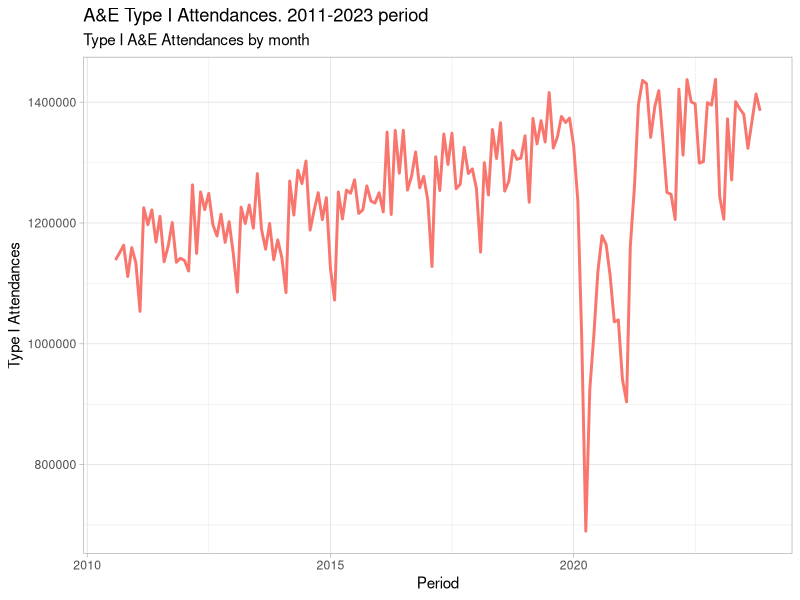

The R source for this figure: (Note: this script raises an error after producing the figure.)
# code_pre_targets.R

# code pre targets - Analysis to be run before incorporating it to TARGETS ##
# Create a pipeline to run several Univariate models  # 
# ARIMA, TBATS #

# Initial analysis used to generate a report that we will turn into a pipeline.
# This first file is the entire analysis into a single script
# we will turn it into functions to be used within {targets} library

# It is considered good practise to test the entire report script before building the pipeline,
# to check the input and outputs work as expected

library(tidyverse)
library(here)

# 1. Read data
# we use read_csv() function from {readr} package included in {tidyverse}
# read_csv() creates a tibble

here_i_am <- here::here()
here_i_am

list.files (pattern = "csv$")

# [1] "Type_I_AE_Attendances_AUG2010_NOV2023.csv"
data <- read_csv(here("Type_I_AE_Attendances_AUG2010_NOV2023.csv"),col_names = TRUE)
data

data(head)

data_build <- data %>% 
  select(Date = Period,
         Att = `Type 1 Departments - Major A&E`) %>% 
  mutate(
    Year = substring(Date,4,6),
    Month = substring(Date,1,2),
    Day = 01,
    Yearf = paste0(20,Year),
    date = paste0(Day,"/",Month,"/",Yearf))

data_build

# 2. Transform date into a date variable
data_formatted <- data_build %>% 
  select(date,Att) %>% 
  ### format = "%d/%m/%Y")
  mutate(Date = as.Date(date, format = "%d/%m/%Y")) %>% 
  select(Date,Att)
data_formatted

#  3. Account for missing values
data_nomiss <- data_formatted %>%   
  # This line below displays weekdays as character Mon,Tue, Wed..
  mutate(weekday = wday(Date, week_start=1, label =TRUE)) %>% 
  mutate(Att_TypeI = ifelse(is.na(Att),
                            lag(Att,n=7),Att)) %>% 
  filter(!is.na(Att_TypeI))

data_nomiss

# 4. Plot data
Line_chart <- data_nomiss %>% 
  select(Date, Att_TypeI) %>% 
  ggplot(aes(x = Date, y = Att_TypeI, colour = "darkorange1")) +
  geom_line(linewidth = 1, linetype=1, show.legend = FALSE) +
  labs(title = "A&E Type I Attendances. 2011-2023 period",
       subtitle = "Type I A&E Attendances by month",
       x = "Period", y = "Type I Attendances" ) +
  theme_light()
Line_chart

# 5. Turn data into TS object

# 5.1 Implement a ARIMA model 
# https://spureconomics.com/arima-and-sarima-in-rstudio/

AE_type2_ts_prep <- data_nomiss %>% 
                    select(Date, Att_TypeI) %>%
                    mutate(Min_date = min(Date), Max_date = max(Date))
AE_type2_ts_prep

tail(data_nomiss)

AE_type2_ts_date_v <- AE_type2_ts_prep[,1]
AE_type2_ts <- AE_type2_ts_prep[,2]


# In our example or data is monthly so we will adjust frequency to 12
# Start will be "2010-08-01" Aug 2010 (2010,8)
# End will be "2023-11-01" Nov 2023 (2023,11)

AE_type2_to_ts <- data_nomiss %>% 
                  select(Date, Att_TypeI) %>%
                  mutate(Min_date = min(Date), Max_date = max(Date)) %>% 
                  select(Att_TypeI)
AE_type2_to_ts

library(stats)

AE_type2_ts <- ts(AE_type2_to_ts[,1], start = c(2010, 8), end = c(2023, 11), frequency = 12)
AE_type2_ts

# 6. Create an ARIMA model and forecast next 6 months

library(forecast)
arima_model <- auto.arima(AE_type2_ts)

# Series: AE_type2_ts 
# ARIMA(1,1,0)(2,0,0)[12]

# 2.2 Forecast next 12 periods using ARIOMA model

# Check first on which month actual data end
tail(data_nomiss)

arima_forecast <- forecast(arima_model)
arima_forecast
# 5.2 Implement a SARIMA model 
# Create a SARIMA model and forecast next 12 months
# From previuos ARIMA model (1,1,0)
# By adding (seasonal = TRUE) paarameter to the auto.arima() function
sarima110 <- auto.arima(AE_type2_ts, seasonal = TRUE)
sarima110

# 7 Create a TBATS model and forecast next 6 months 
tbats_fit <-tbats(AE_type2_ts)
tbats_fit

# Check first on which month actual data end
tail(data_nomiss)

tbats_prediction <- predict(tbats_fit, np=4)
tbats_prediction

## 8 Bundle together ARIMA and TBATS predictions
arima_pred_df <- as.data.frame(arima_forecast)
arima_pred_df
names(arima_pred_df)

tbats_pred_df <- as.data.frame(tbats_prediction)
tbats_pred_df

# 8.1 Create date variable to match actual values
# Create new sequence of dates for forecasted values data frame
# https://uc-r.github.io/date_sequences/

Fcasted_dates <-seq(as.Date('2023-12-01'), as.Date('2025-11-01'), by = "months")
Fcasted_dates

names(arima_forecast)

ARIMA_dates <- cbind.data.frame(Fcasted_dates,arima_pred_df) %>% 
               select(Fcasted_dates,'Point Forecast','Lo 95','Hi 95') %>% 
               mutate(Model = 'ARIMA', 
               weekday = wday(Fcasted_dates, week_start=1, label =TRUE))
ARIMA_dates

write.csv(ARIMA_dates,here("objects","ARIMA_forecast.csv"), row.names = TRUE)

TBATS_dates <- cbind.data.frame(Fcasted_dates,tbats_pred_df) %>% 
              select(Fcasted_dates,'Point Forecast','Lo 95','Hi 95') %>% 
              mutate(Model = 'TBATS', 
               weekday = wday(Fcasted_dates, week_start=1, label =TRUE))
TBATS_dates
write.csv(TBATS_dates,here("objects","TBATS_forecast.csv"), row.names = TRUE)

# Combine both models and wrote output as .csv file
Forecast_models <- rbind.data.frame(ARIMA_dates,TBATS_dates)
Forecast_models

Forecast_models_out <- Forecast_models %>% select("Fcasted_dates","Point Forecast","Lo 95","Hi 95",Model,weekday)
Forecast_models_out

names(Forecast_models)
write.csv(Forecast_models_out,here("objects","ALL_MODELS_forecast.csv"), row.names = TRUE)

# Read in .csv file removing redundant X column
Forecast_checks <-read.table(here("objects", "ALL_MODELS_forecast.csv"),
                           header =TRUE, sep =',',stringsAsFactors =TRUE) %>% 
                  select(-c(X))

## 9 Combine Actual and Forecasted values into a single data frame 
# Sun 14 Jan
# Actual values data set: data_nomiss
# Forecasted values data set:  Forecast_models_out
tail(data_nomiss)
tail(Forecast_models_out)

# 9.1 Create new Type variable to identify Actual and Forecasted values
names(data_nomiss)
Actual_data <- data_nomiss %>% 
               select(Date, Att_TypeI, weekday) %>% 
               mutate(Type = "Actual")
Actual_data
tail(Actual_data)

names(Forecast_models_out)
Forecast_data <- Forecast_models_out %>% 
                 select(Date = Fcasted_dates, 
                        Att_TypeI = 'Point Forecast',
                        Low_95_CI = 'Lo 95',
                        High_95_CI = 'Hi 95',
                        Model,
                        weekday)%>% 
                mutate(Type = "Forecast")

Forecast_data

# 9.2 Union both Actual and Forecast data to create model outupt data frame

names(Forecast_data)
names(Actual_data)

# Now we union both data frames using DPLYR bind_rows() function
# In DPLYR append rows from one or more dataframe to another, use dplyr 's bind_rows() function
Actual_and_forecast_output <-  Actual_data %>% 
                               bind_rows(Forecast_data) %>% 
                               select(Date, Att_TypeI, weekday, Type, Low_95_CI, High_95_CI, Model)
                            
Actual_and_forecast_output
# write out final Actual and Predicted values for TBATS and ARIMA models as .csv file
write.csv(Actual_and_forecast_output,here("objects","Actual_and_forecast_output.csv"), row.names = TRUE)

# Now we can turn the above steps into a function to run these two univariate ARIMA and TBATS models using Targets
# And finally to include a plot in our Markdown report displaying Actual and Forecasted Attendances Type I values.